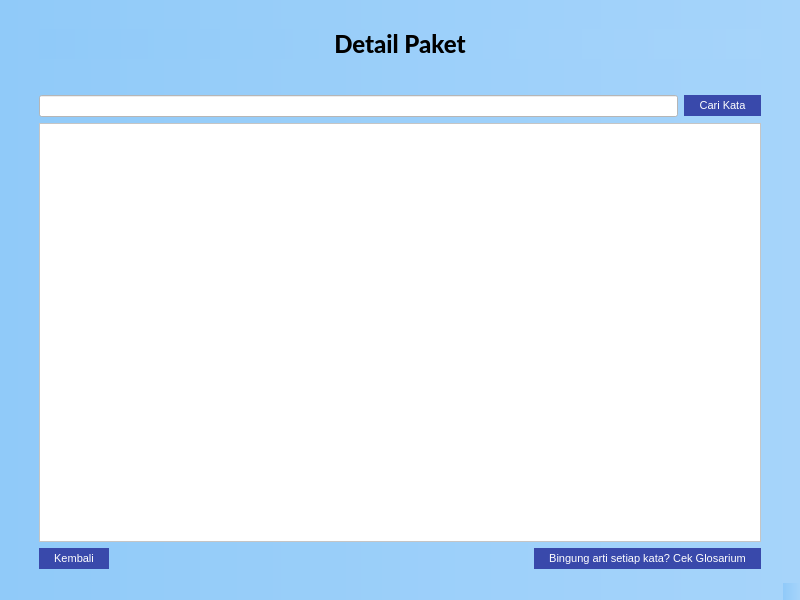
<?xml version="1.0" encoding="UTF-8"?>
<ui version="4.0">
 <class>hasil_detail</class>
 <widget class="QMainWindow" name="hasil_detail">
  <property name="geometry">
   <rect>
    <x>0</x>
    <y>0</y>
    <width>800</width>
    <height>600</height>
   </rect>
  </property>
  <property name="windowTitle">
   <string>Hasil Detail</string>
  </property>
  <property name="styleSheet">
   <string notr="true">background-color: qlineargradient(spread:pad, x1:0, y1:0, x2:1, y2:0, stop:0 #90caf9, stop:1 #a6d4fa);</string>
  </property>
  <widget class="QWidget" name="centralwidget">
   <layout class="QVBoxLayout" name="verticalLayout">
    <item>
     <layout class="QVBoxLayout" name="verticalLayout_2">
      <property name="leftMargin">
       <number>30</number>
      </property>
      <property name="topMargin">
       <number>20</number>
      </property>
      <property name="rightMargin">
       <number>30</number>
      </property>
      <property name="bottomMargin">
       <number>0</number>
      </property>
      <item>
       <widget class="QLabel" name="label">
        <property name="font">
         <font>
          <family>Lato Heavy</family>
          <pointsize>18</pointsize>
         </font>
        </property>
        <property name="text">
         <string>Detail Paket</string>
        </property>
        <property name="alignment">
         <set>Qt::AlignCenter</set>
        </property>
       </widget>
      </item>
      <item>
       <spacer name="verticalSpacer">
        <property name="orientation">
         <enum>Qt::Vertical</enum>
        </property>
        <property name="sizeType">
         <enum>QSizePolicy::Maximum</enum>
        </property>
        <property name="sizeHint" stdset="0">
         <size>
          <width>20</width>
          <height>30</height>
         </size>
        </property>
       </spacer>
      </item>
      <item>
       <layout class="QHBoxLayout" name="horizontalLayout_2">
        <item>
         <widget class="QLineEdit" name="cariField">
          <property name="styleSheet">
           <string notr="true">background-color: rgb(255, 255, 255);</string>
          </property>
         </widget>
        </item>
        <item>
         <widget class="QPushButton" name="cariKata_Bttn">
          <property name="styleSheet">
           <string notr="true">padding: 4px 15px;
font-size: 11px;
text-align: center;
cursor: pointer;
outline: none;
color: #fff;
background-color: #3949AB;
border: none;
border-radius: 15px;
box-shadow: 0 9px #999;</string>
          </property>
          <property name="text">
           <string>Cari Kata</string>
          </property>
         </widget>
        </item>
       </layout>
      </item>
      <item>
       <widget class="QTextEdit" name="text_detail">
        <property name="styleSheet">
         <string notr="true">background-color: rgb(255, 255, 255);</string>
        </property>
       </widget>
      </item>
      <item>
       <layout class="QHBoxLayout" name="horizontalLayout_3">
        <item>
         <widget class="QPushButton" name="kembaliBtn_detail">
          <property name="styleSheet">
           <string notr="true">padding: 4px 15px;
font-size: 11px;
text-align: center;
cursor: pointer;
outline: none;
color: #fff;
background-color: #3949AB;
border: none;
border-radius: 15px;
box-shadow: 0 9px #999;</string>
          </property>
          <property name="text">
           <string>Kembali</string>
          </property>
          <property name="icon">
           <iconset>
            <normaloff>resource/1x/Asset 2.png</normaloff>resource/1x/Asset 2.png</iconset>
          </property>
         </widget>
        </item>
        <item>
         <spacer name="horizontalSpacer">
          <property name="orientation">
           <enum>Qt::Horizontal</enum>
          </property>
          <property name="sizeHint" stdset="0">
           <size>
            <width>40</width>
            <height>20</height>
           </size>
          </property>
         </spacer>
        </item>
        <item>
         <widget class="QPushButton" name="glosariumBtn_detailPaket">
          <property name="styleSheet">
           <string notr="true">padding: 4px 15px;
font-size: 11px;
text-align: center;
cursor: pointer;
outline: none;
color: #fff;
background-color: #3949AB;
border: none;
border-radius: 15px;
box-shadow: 0 9px #999;</string>
          </property>
          <property name="text">
           <string>Bingung arti setiap kata? Cek Glosarium</string>
          </property>
         </widget>
        </item>
       </layout>
      </item>
     </layout>
    </item>
   </layout>
  </widget>
  <widget class="QMenuBar" name="menubar">
   <property name="geometry">
    <rect>
     <x>0</x>
     <y>0</y>
     <width>800</width>
     <height>21</height>
    </rect>
   </property>
  </widget>
  <widget class="QStatusBar" name="statusbar"/>
 </widget>
 <resources/>
 <connections/>
</ui>
